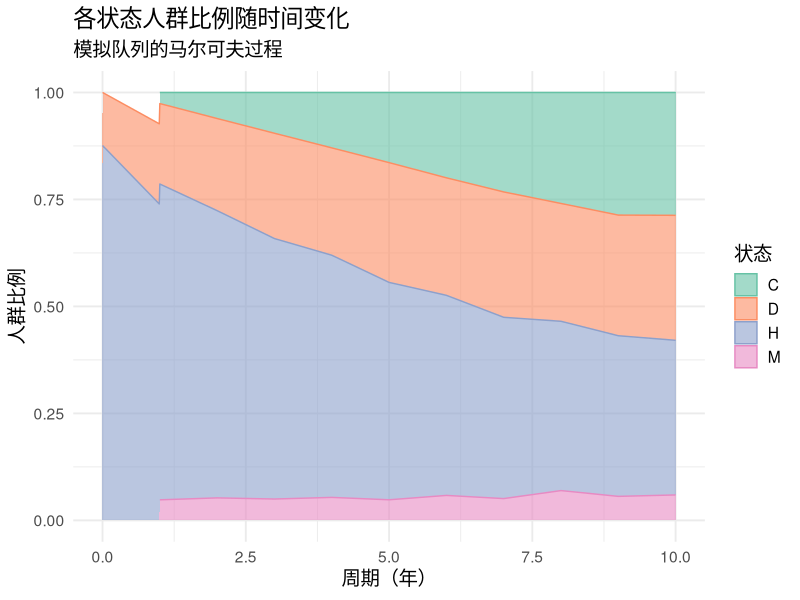
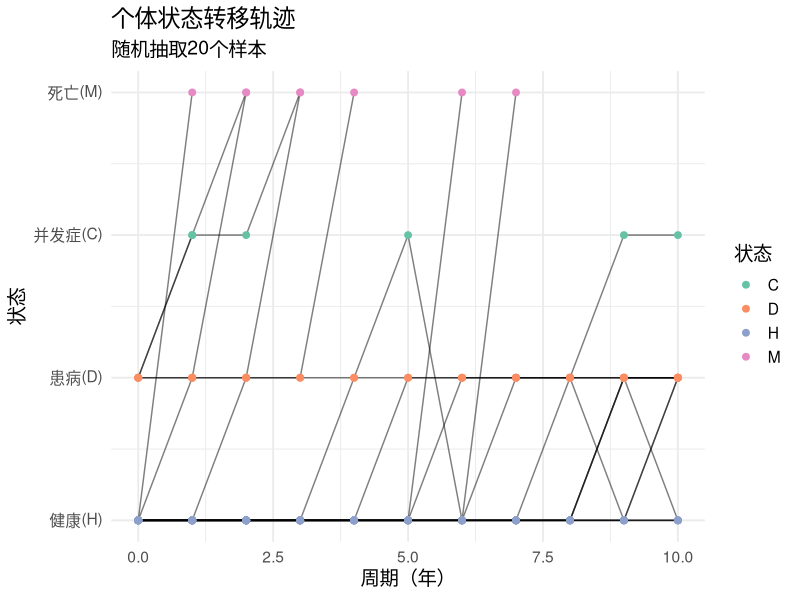
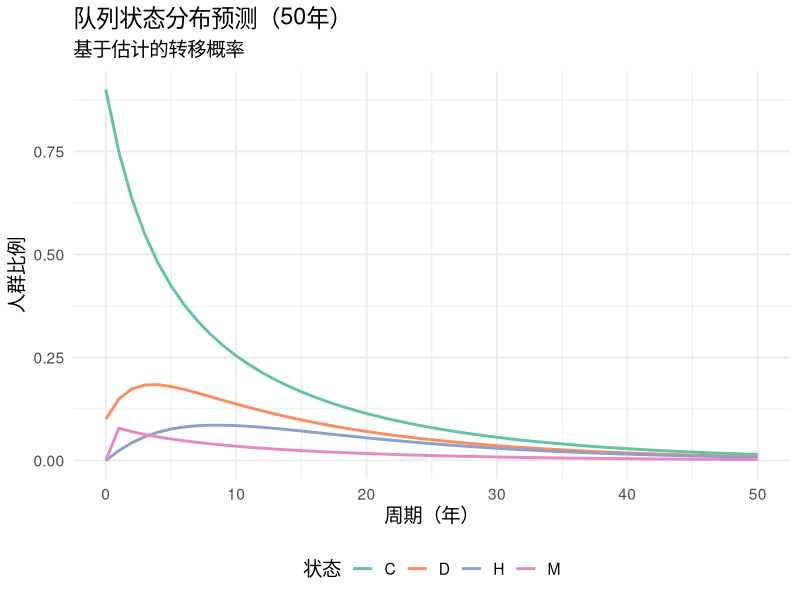
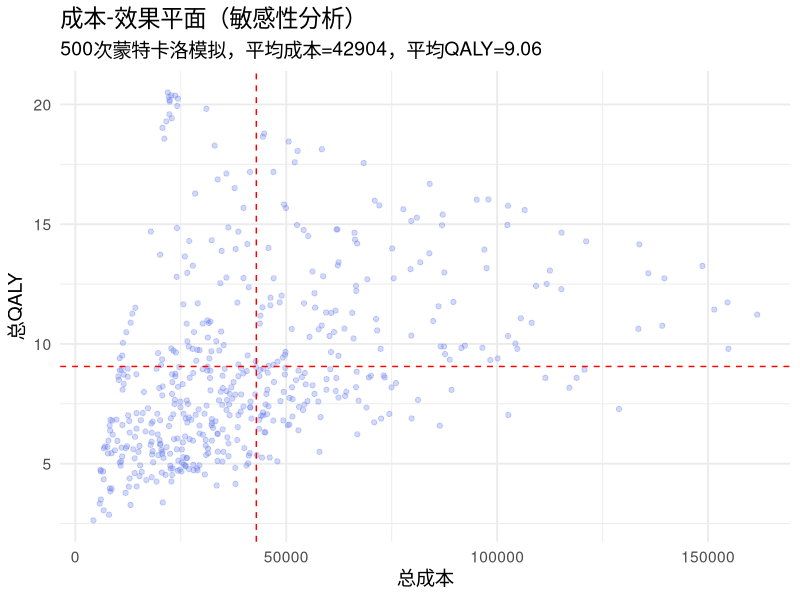

Here is the R script that generated these plots, in order:
## ---- chunk 1
knitr::opts_chunk$set(
  echo = TRUE,
  warning = FALSE,
  message = FALSE,
  fig.width = 8,
  fig.height = 5,
  fig.retina = 2,
  out.width = "100%",
  dpi = 150
)
## ---- chunk 2
library(tidyverse)

set.seed(2026)

# 模拟一个3状态马尔可夫过程：健康(H) → 患病(D) → 并发症(C) → 死亡(M)
n_subjects <- 1000
n_cycles <- 10  # 10年

# 转移概率矩阵（每行代表起始状态）
transition_matrix <- matrix(
  c(0.85, 0.10, 0.00, 0.05,  # H: 健康
    0.05, 0.70, 0.20, 0.05,  # D: 患病
    0.02, 0.10, 0.80, 0.08,  # C: 并发症
    0.00, 0.00, 0.00, 1.00), # M: 死亡（吸收态）
  nrow = 4, byrow = TRUE
)

colnames(transition_matrix) <- rownames(transition_matrix) <- c("H", "D", "C", "M")
transition_matrix
## ---- chunk 3
# 模拟队列数据
generate_markov_cohort <- function(n_subjects, n_cycles, trans_mat) {
  states <- rownames(trans_mat)
  results <- tibble()

  for (i in 1:n_subjects) {
    # 初始状态：90%健康，10%患病
    current_state <- sample(c("H", "D"), 1, prob = c(0.9, 0.1))
    subject_data <- tibble(
      subject_id = i,
      cycle = 0,
      state = current_state
    )

    for (t in 1:n_cycles) {
      # 如果是死亡状态，保持不变
      if (current_state == "M") {
        next
      }

      # 根据当前状态选择转移概率行
      prob_row <- trans_mat[current_state, ]
      current_state <- sample(states, 1, prob = prob_row)

      subject_data <- bind_rows(subject_data,
        tibble(
          subject_id = i,
          cycle = t,
          state = current_state
        )
      )
    }

    results <- bind_rows(results, subject_data)
  }

  results
}

# 生成模拟数据
markov_data <- generate_markov_cohort(n_subjects, n_cycles, transition_matrix)

head(markov_data, 15)
## ---- chunk 4
# 状态分布随时间变化
state_dist <- markov_data %>%
  group_by(cycle, state) %>%
  summarise(n = n(), .groups = "drop") %>%
  group_by(cycle) %>%
  mutate(prop = n / sum(n))

state_dist %>%
  ggplot(aes(x = cycle, y = prop, color = state, fill = state)) +
  geom_area(alpha = 0.6, position = "stack") +
  scale_fill_brewer(palette = "Set2") +
  scale_color_brewer(palette = "Set2") +
  labs(
    title = "各状态人群比例随时间变化",
    subtitle = "模拟队列的马尔可夫过程",
    x = "周期（年）",
    y = "人群比例",
    fill = "状态",
    color = "状态"
  ) +
  theme_minimal(base_size = 14)
## ---- chunk 5
# 随机抽取20个个体的轨迹
sample_individuals <- markov_data %>%
  filter(subject_id %in% sample(1:100, 20)) %>%
  mutate(state_num = case_when(
    state == "H" ~ 1,
    state == "D" ~ 2,
    state == "C" ~ 3,
    state == "M" ~ 4
  ))

sample_individuals %>%
  ggplot(aes(x = cycle, y = state_num, group = subject_id)) +
  geom_line(alpha = 0.5) +
  geom_point(aes(color = state), size = 2) +
  scale_y_continuous(
    breaks = 1:4,
    labels = c("健康(H)", "患病(D)", "并发症(C)", "死亡(M)")
  ) +
  scale_color_brewer(palette = "Set2") +
  labs(
    title = "个体状态转移轨迹",
    subtitle = "随机抽取20个样本",
    x = "周期（年）",
    y = "状态",
    color = "状态"
  ) +
  theme_minimal(base_size = 14)
## ---- chunk 6
estimate_transition_matrix <- function(data) {
  states <- sort(unique(data$state))
  n_states <- length(states)

  # 计算转移次数
  transition_counts <- matrix(0, nrow = n_states, ncol = n_states)
  rownames(transition_counts) <- colnames(transition_counts) <- states

  for (id in unique(data$subject_id)) {
    subj_data <- data %>%
      filter(subject_id == id) %>%
      arrange(cycle)

    if (nrow(subj_data) > 1) {
      for (t in 1:(nrow(subj_data) - 1)) {
        from <- subj_data$state[t]
        to <- subj_data$state[t + 1]
        transition_counts[from, to] <- transition_counts[from, to] + 1
      }
    }
  }

  # 转换为概率
  transition_probs <- transition_counts
  for (i in 1:n_states) {
    if (sum(transition_counts[i, ]) > 0) {
      transition_probs[i, ] <- transition_counts[i, ] / sum(transition_counts[i, ])
    }
  }

  list(
    counts = transition_counts,
    probs = transition_probs
  )
}

# 估计转移概率
est_result <- estimate_transition_matrix(markov_data)

cat("转移次数矩阵：\n")
print(est_result$counts)

cat("\n转移概率矩阵（估计值）：\n")
print(round(est_result$probs, 3))
## ---- chunk 7
cohort_simulation <- function(n_subjects, n_cycles, trans_mat, init_dist) {
  states <- rownames(trans_mat)
  n_states <- length(states)
  results <- matrix(0, nrow = n_cycles + 1, ncol = n_states)
  rownames(results) <- 0:n_cycles
  colnames(results) <- states

  # 初始分布
  results[1, ] <- init_dist

  # 迭代计算
  for (t in 2:(n_cycles + 1)) {
    results[t, ] <- results[t - 1, ] %*% trans_mat
  }

  as_tibble(results, rownames = "cycle") %>%
    mutate(cycle = as.integer(cycle))
}

# 初始状态分布
init_distribution <- c(H = 0.9, D = 0.1, C = 0, M = 0)

# 模拟50年
sim_result <- cohort_simulation(1000, 50, est_result$probs, init_distribution)

head(sim_result)
## ---- chunk 8
sim_result %>%
  pivot_longer(-cycle, names_to = "state", values_to = "proportion") %>%
  ggplot(aes(x = cycle, y = proportion, color = state, fill = state)) +
  geom_line(linewidth = 1) +
  scale_fill_brewer(palette = "Set2") +
  scale_color_brewer(palette = "Set2") +
  labs(
    title = "队列状态分布预测（50年）",
    subtitle = "基于估计的转移概率",
    x = "周期（年）",
    y = "人群比例",
    color = "状态",
    fill = "状态"
  ) +
  theme_minimal(base_size = 14) +
  theme(legend.position = "bottom")
## ---- chunk 9
# 定义各状态的成本和效用
state_costs <- c(H = 1000, D = 5000, C = 12000, M = 0)  # 年成本
state_utilities <- c(H = 1.0, D = 0.7, C = 0.4, M = 0)   # 效用值

# 折现率
discount_rate <- 0.03

# 计算累积成本和QALY
calculate_cea <- function(sim_result, costs, utilities, discount_rate, cycle_length = 1) {
  n_cycles <- nrow(sim_result) - 1
  n_states <- length(costs)

  # 折现因子
  discount_factors <- 1 / (1 + discount_rate)^(0:n_cycles)

  # 计算各周期成本和QALY
  cycle_costs <- matrix(0, nrow = n_cycles + 1, ncol = n_states)
  cycle_qalys <- matrix(0, nrow = n_cycles + 1, ncol = n_states)
  rownames(cycle_costs) <- rownames(cycle_qalys) <- 0:n_cycles

  for (t in 0:n_cycles) {
    for (j in 1:n_states) {
      # 访问 tibble 中的值（第一列是cycle，后面是各状态）
      cycle_costs[t + 1, j] <- sim_result[[j + 1]][t + 1] * costs[j] * cycle_length
      cycle_qalys[t + 1, j] <- sim_result[[j + 1]][t + 1] * utilities[j] * cycle_length
    }
  }

  # 折现
  cumulative_costs <- colSums(cycle_costs * discount_factors)
  cumulative_qalys <- colSums(cycle_qalys * discount_factors)

  tibble(
    state = names(costs),
    cumulative_cost = round(cumulative_costs, 2),
    cumulative_qaly = round(cumulative_qalys, 3)
  )
}

cea_result <- calculate_cea(sim_result, state_costs, state_utilities, discount_rate)
cea_result

cat("\n总成本：", sum(cea_result$cumulative_cost), "\n")
cat("总QALY：", round(sum(cea_result$cumulative_qaly), 3), "\n")
## ---- chunk 10
# 干预组：转移概率更优（治疗效果）
intervention_matrix <- est_result$probs
intervention_matrix["H", "D"] <- 0.08  # 降低发病风险
intervention_matrix["H", "H"] <- 0.87  # 增加保持健康概率
intervention_matrix["D", "C"] <- 0.15  # 降低并发症风险
intervention_matrix["D", "D"] <- 0.75  # 增加稳定概率
intervention_matrix["C", "M"] <- 0.05  # 降低死亡风险
intervention_matrix["C", "C"] <- 0.83  # 增加稳定概率

# 干预组额外成本
intervention_cost <- 2000  # 年均治疗成本

# 模拟对照组
control_sim <- cohort_simulation(1000, 30, est_result$probs, init_distribution)
control_cea <- calculate_cea(control_sim, state_costs, state_utilities, discount_rate)

# 模拟干预组（增加治疗成本）
intervention_costs <- state_costs
intervention_costs["H"] <- state_costs["H"] + intervention_cost
intervention_costs["D"] <- state_costs["D"] + intervention_cost

intervention_sim <- cohort_simulation(1000, 30, intervention_matrix, init_distribution)
intervention_cea <- calculate_cea(intervention_sim, intervention_costs, state_utilities, discount_rate)

# 计算ICER
total_cost_control <- sum(control_cea$cumulative_cost)
total_qaly_control <- sum(control_cea$cumulative_qaly)

total_cost_intervention <- sum(intervention_cea$cumulative_cost)
total_qaly_intervention <- sum(intervention_cea$cumulative_qaly)

icer <- (total_cost_intervention - total_cost_control) /
  (total_qaly_intervention - total_qaly_control)

# 汇总对比
comparison_table <- tibble(
  组别 = c("对照组", "干预组"),
  总成本 = round(c(total_cost_control, total_cost_intervention), 0),
  总QALY = round(c(total_qaly_control, total_qaly_intervention), 3),
  增量成本 = round(c(0, total_cost_intervention - total_cost_control), 0),
  增量QALY = round(c(0, total_qaly_intervention - total_qaly_control), 3)
)

comparison_table

cat(sprintf("\n增量成本-效果比（ICER）：%.2f 元/QALY\n", icer))
## ---- chunk 11
# 蒙特卡洛模拟
monte_carlo_simulation <- function(n_sim = 1000, n_cycles = 30, n_subjects = 1000) {
  # 转移概率的不确定性范围（Beta分布参数）
  # 简化起见，使用正态分布近似
  sd_factor <- 0.1  # 10%的标准差

  results <- tibble()

  for (i in 1:n_sim) {
    # 扰动转移概率矩阵
    perturbed_matrix <- est_result$probs
    for (row_idx in 1:nrow(perturbed_matrix)) {
      if (all(perturbed_matrix[row_idx, ] == 0)) next
      if (all(perturbed_matrix[row_idx, ] == 1)) next

      # 添加随机扰动
      noise <- rnorm(ncol(perturbed_matrix), 0, sd_factor)
      perturbed_matrix[row_idx, ] <- perturbed_matrix[row_idx, ] + noise

      # 确保概率在[0,1]之间且和为1
      perturbed_matrix[row_idx, ] <- pmax(perturbed_matrix[row_idx, ], 0)
      perturbed_matrix[row_idx, ] <- pmin(perturbed_matrix[row_idx, ], 1)
      perturbed_matrix[row_idx, ] <- perturbed_matrix[row_idx, ] /
        sum(perturbed_matrix[row_idx, ])
    }

    # 模拟
    sim <- cohort_simulation(n_subjects, n_cycles, perturbed_matrix, init_distribution)
    cea <- calculate_cea(sim, state_costs, state_utilities, discount_rate)

    results <- bind_rows(results, tibble(
      sim_id = i,
      total_cost = sum(cea$cumulative_cost),
      total_qaly = sum(cea$cumulative_qaly)
    ))
  }

  results
}

# 运行蒙特卡洛模拟（减少模拟次数以节省时间）
mc_results <- monte_carlo_simulation(n_sim = 500, n_cycles = 30)

# 可视化成本平面图
mc_results %>%
  ggplot(aes(x = total_cost, y = total_qaly)) +
  geom_point(alpha = 0.3, color = "#667eea") +
  geom_hline(yintercept = mean(mc_results$total_qaly),
             linetype = "dashed", color = "red") +
  geom_vline(xintercept = mean(mc_results$total_cost),
             linetype = "dashed", color = "red") +
  labs(
    title = "成本-效果平面（敏感性分析）",
    subtitle = sprintf("500次蒙特卡洛模拟，平均成本=%.0f，平均QALY=%.2f",
                        mean(mc_results$total_cost), mean(mc_results$total_qaly)),
    x = "总成本",
    y = "总QALY"
  ) +
  theme_minimal(base_size = 14)
## ---- chunk 12
# 统计摘要
sensitivity_summary <- mc_results %>%
  summarise(
    成本_均值 = mean(total_cost),
    成本_2.5百分位 = quantile(total_cost, 0.025),
    成本_97.5百分位 = quantile(total_cost, 0.975),
    成本_标准差 = sd(total_cost),
    QALY_均值 = mean(total_qaly),
    QALY_2.5百分位 = quantile(total_qaly, 0.025),
    QALY_97.5百分位 = quantile(total_qaly, 0.975),
    QALY_标准差 = sd(total_qaly)
  )

round(sensitivity_summary, 2)
